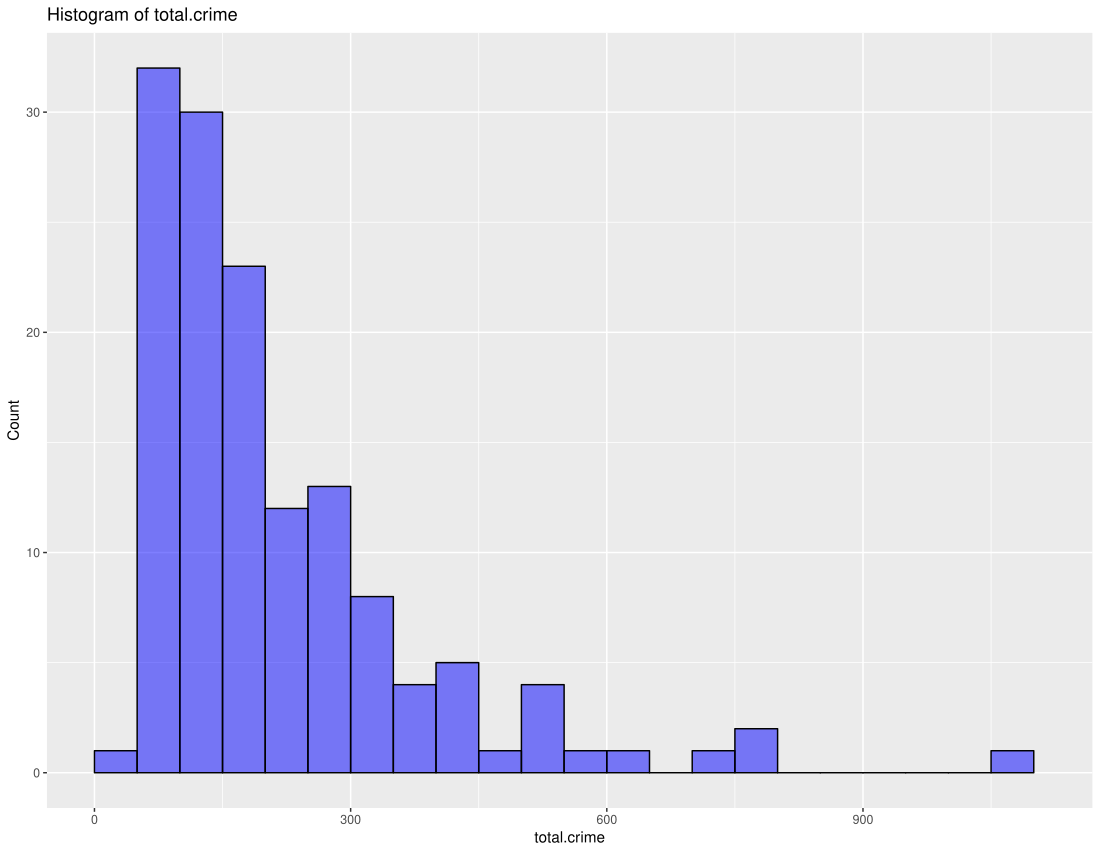

This figure's R source:
source("../spl2018take2/All_scripts/Merging/Merging.R")

# histogram function
HistFunc <- function(x, y, bin.width) {
  # function to quickly print ggplot histograms and specify bin widths
  #
  # Args:
  #
  #   x: data frame or table to be used
  #   y: column with data to be plotted as histogram
  #   bin.width: bin width to split continuous variable into intervals
  #
  #   Returns: a histogram of the specified variable
  Max <- max(x[[y]]) # max value of variable
  print(ggplot(data = x, aes_string(y)) + # select data frameto be used and aesthetic variable is variable to be plotted
        geom_histogram(breaks = seq(0, Max, by = bin.width), col="black", fill ="blue", alpha = .5) + # Set max value onn scale to be max value of variable and bin width 
        labs(title = paste("Histogram of", y, sep = " ", collapse = NULL)) + # Add title
        labs(x = y, y = "Count") + #Add x and y labels
        xlim(c(0, Max)))  #Set min and max values on x label
  
}

# Histogram of total crime commited
HistFunc(agg.crime, "total.crime", 50) # create histogram of total crime, bin width of 50
